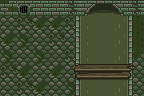

This game map was drawn from its Tiled (.tmx) file and the tilesets committed beside it. A one-line description and the full map source follow:
An orthogonal 9x6 tile map with 16x16 px tiles, 2 tile layers (Tile Layer 1, water walls).

<map version="1.8" tiledversion="1.8.0" orientation="orthogonal" renderorder="right-down" width="9" height="6" tilewidth="16" tileheight="16" infinite="0" nextlayerid="3" nextobjectid="1">
 <tileset firstgid="1" source="sewer.tsx" />
 <layer id="1" name="Tile Layer 1" width="9" height="6">
  <data encoding="csv">
152,153,125,125,154,263,264,265,154,
89,61,60,60,61,237,234,235,59,
60,90,89,61,89,237,234,235,59,
90,89,90,63,61,237,234,235,34,
61,60,89,60,89,267,268,269,89,
89,61,60,89,90,237,234,235,89
</data>
 </layer>
 <layer id="2" name="water walls" width="9" height="6">
  <data encoding="csv">
0,0,0,0,0,0,0,0,0,
0,0,0,0,241,0,0,0,214,
0,0,0,0,212,0,0,0,214,
0,0,0,0,241,0,0,0,214,
0,0,0,0,266,0,0,0,270,
0,0,0,0,212,0,0,0,214
</data>
 </layer>
</map>
